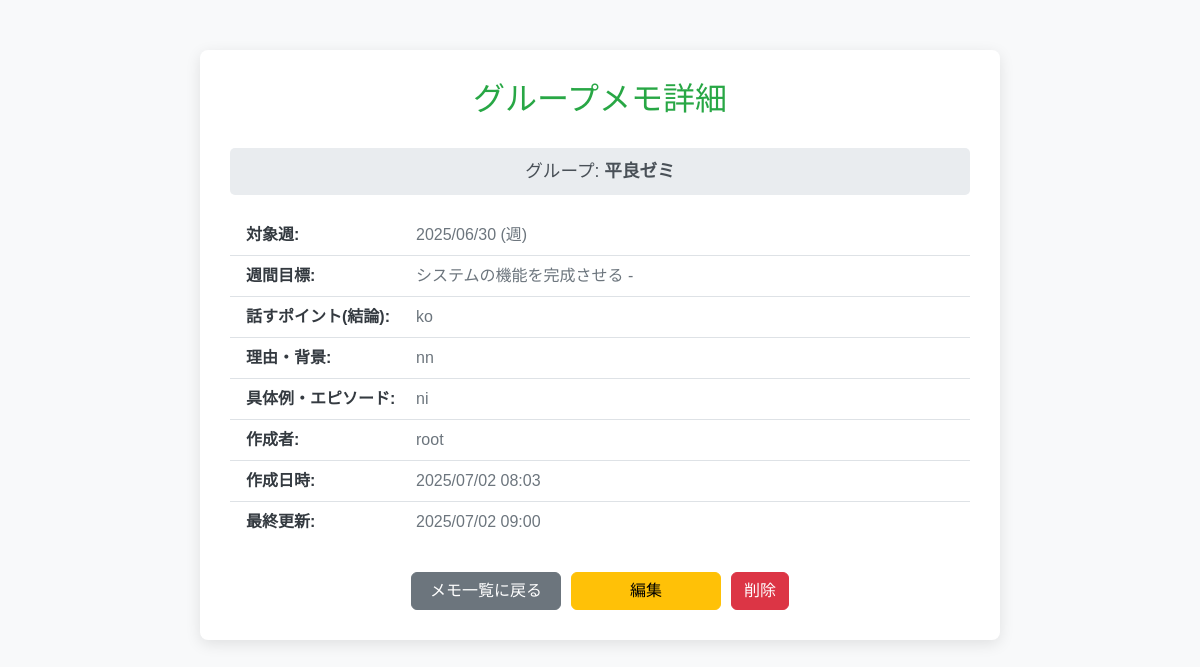
The app's page /groups/1/memos/5/ (signed in) with its own data.
### groups/models.py (models this page shows, shortened)
class Group(models.Model):
    name = models.CharField(max_length=100)
    description = models.TextField(blank=True)
    created_by = models.ForeignKey(User, on_delete=models.CASCADE, related_name='created_groups')
    members = models.ManyToManyField(User, related_name='joined_groups')
    created_at = models.DateTimeField(auto_now_add=True)

class GroupMemo(models.Model):
    group = models.ForeignKey(Group, on_delete=models.CASCADE, related_name='group_memos')
    created_by = models.ForeignKey(User, on_delete=models.SET_NULL, null=True, related_name='created_group_memos')
    created_at = models.DateTimeField(auto_now_add=True)
    updated_at = models.DateTimeField(auto_now=True)
    week_start_date = models.DateField(verbose_name='対象週の開始日')
    weekly_goal = models.ForeignKey(WeeklyGoal, on_delete=models.SET_NULL, null=True, blank=True, related_name='memos', verbose_name='関連する週間目標') # ★このフィールドを確認
    talking_points = models.TextField(verbose_name='話すポイント(結論)', help_text='グループワークで伝えたい、一番重要な結論や要点', default='')
    reasons_background = models.TextField(verbose_name='理由・背景', help_text='その結論に至った理由や、背景にある情報、データなど', blank=True)
    examples_episodes = models.TextField(verbose_name='具体例・エピソード', help_text='話を裏付ける具体的な例や体験談', blank=True)
    class Meta:
        unique_together = ('group', 'created_by', 'week_start_date')
        ordering = ['-week_start_date', 'created_by__username']

class WeeklyGoal(models.Model):
    group = models.ForeignKey(Group, on_delete=models.CASCADE, related_name='weekly_goals')
    week_start_date = models.DateField(default=timezone.localdate) # 週の開始日のみ
    title = models.CharField(max_length=200)
    description = models.TextField(blank=True)
    class Meta:
        unique_together = ('group', 'week_start_date')
        ordering = ['-week_start_date']

### groups/views.py (the view)
# urls.py: path('<int:group_id>/memos/<int:pk>/', views.group_memo_detail, name='group_memo_detail'),
@login_required
def group_memo_detail(request, group_id, pk):
    group = get_object_or_404(Group, id=group_id)
    memo = get_object_or_404(GroupMemo, pk=pk, group=group)
    if not is_group_member(request.user, group):
        messages.error(request, f'このグループのメモを閲覧する権限がありません。')
        return redirect('group_list')
    context = {
        'group': group,
        'memo': memo,
    }
    return render(request, 'groups/group_memo_detail.html', context)

### groups/views.py (called while the page is built)
def is_group_member(user, group):
    return user in group.members.all()

### templates/groups/group_memo_detail.html (shortened to what this page needs)
<!DOCTYPE html>
<html lang="ja">
<head>
    <link href="https://cdn.jsdelivr.net/npm/bootstrap@5.3.2/dist/css/bootstrap.min.css" rel="stylesheet">
</head>
<body>
    <div class="container">
        <h2>グループメモ詳細</h2>
        <div class="group-info-header">
            グループ: <strong>{{ group.name }}</strong>
        </div>
        <div class="card memo-detail-card mb-4">
            <div class="card-body">
                <ul class="list-group list-group-flush">
                    <li class="list-group-item d-flex align-items-baseline">
                        <strong>対象週:</strong>
                        <span>{{ memo.week_start_date|date:"Y/m/d" }} (週)</span>
                    </li>
                    {% if memo.weekly_goal %}
                    <li class="list-group-item d-flex align-items-baseline">
                        <strong>週間目標:</strong>
                        <span>{{ memo.weekly_goal.title }} - {{ memo.weekly_goal.description|truncatechars:50 }}</span>
                    </li>
                    {% endif %}
                    <li class="list-group-item d-flex align-items-baseline">
                        <strong>話すポイント(結論):</strong>
                        <p class="mb-0">{{ memo.talking_points|linebreaksbr|default:"未設定" }}</p>
                    </li>
                    <li class="list-group-item d-flex align-items-baseline">
                        <strong>理由・背景:</strong>
                        <p class="mb-0">{{ memo.reasons_background|linebreaksbr|default:"未設定" }}</p>
                    </li>
                    <li class="list-group-item d-flex align-items-baseline">
                        <strong>具体例・エピソード:</strong>
                        <p class="mb-0">{{ memo.examples_episodes|linebreaksbr|default:"未設定" }}</p>
                    </li>
                    <li class="list-group-item d-flex align-items-center">
                        <strong>作成者:</strong>
                        <span>{{ memo.created_by.username }}</span>
                    </li>
                    <li class="list-group-item d-flex align-items-center">
                        <strong>作成日時:</strong>
                        <span>{{ memo.created_at|date:"Y/m/d H:i" }}</span>
                    </li>
                    <li class="list-group-item d-flex align-items-center">
                        <strong>最終更新:</strong>
                        <span>{{ memo.updated_at|date:"Y/m/d H:i" }}</span>
                    </li>
                </ul>
            </div>
        </div>
        <div class="btn-group-bottom">
            <a href="{% url 'group_memo_list' group.id %}" class="btn btn-secondary">メモ一覧に戻る</a>
            <a href="{% url 'group_memo_update' group.id memo.pk %}" class="btn btn-warning">編集</a>
            <form action="{% url 'group_memo_delete' group.id memo.pk %}" method="post" class="d-inline delete-form">
                <button type="submit" class="btn btn-danger">削除</button>
            </form>
        </div>
    </div>
</body>
</html>

### templates/groups/group_memo_detail.html (style rules this page uses)
body { background-color: #f8f9fa; font-family: 'Arial', sans-serif; }
.container { max-width: 800px; margin-top: 50px; margin-bottom: 50px; background-color: #fff; padding: 30px; border-radius: 8px; box-shadow: 0 4px 15px rgba(0, 0, 0, 0.1); }
h2 { color: #28a745; text-align: center; margin-bottom: 30px; }
.memo-detail-card { border: none; box-shadow: none; }
.memo-detail-card .card-body { padding: 0; }
.list-group-item strong { color: #343a40; width: 150px; flex-shrink: 0; }
.list-group-item span, .list-group-item p { flex-grow: 1; color: #6c757d; margin-left: 20px; word-break: break-word; }
.btn-group-bottom { display: flex; gap: 10px; margin-top: 30px; justify-content: center; }
.btn-group-bottom .btn { flex-grow: 1; max-width: 150px; }
.group-info-header { background-color: #e9ecef; padding: 10px 15px; border-radius: 5px; margin-bottom: 20px; font-size: 1.1em; color: #495057; text-align: center; }

### records on screen
Group: name "平良ゼミ"
GroupMemo: week_start_date "2025/06/30", weekly_goal "システムの機能を完成させる", talking_points "ko", reasons_background "nn", examples_episodes "ni", created_by.username "root", created_at "2025/07/02 08:03", updated_at "2025/07/02 09:00"
